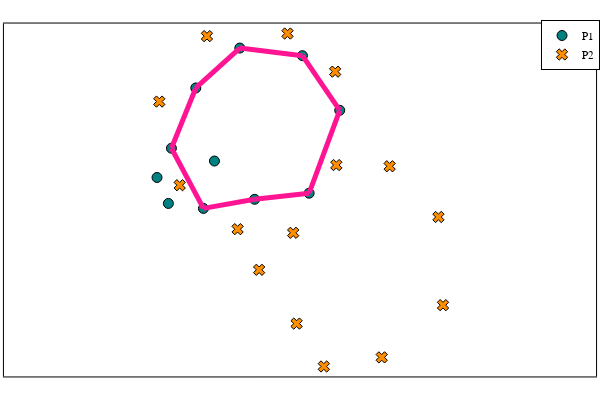

Notebook code cell kept with this figure:
### Code cell
plot_cycle(P1, P2, cycle = cr; aspect_ratio = :equal, P_label = "P1", Q_label = "P2")

### Figure 1 — Plotly figure (JSON) as saved in the notebook; plotly's stock layout.template omitted (floating-point values rounded to 4 significant figures)
{"data": [{"colorbar": {"title": ""}, "legendgroup": "P1", "marker": {"color": "rgba(0, 129, 129, 1.000)", "line": {"color": "rgba(0, 0, 0, 1.000)", "width": 1}, "size": 10, "symbol": "circle"}, "mode": "markers", "name": "P1", "showlegend": true, "type": "scatter", "x": [0.08452, 0.2172, 0.2588, 0.3186, 0.4565, 0.7972, 0.8337, 1.0, 0.537, 0.0679, 0.006173], "xaxis": "x1", "y": [0.2634, 0.6276, -0.1005, 0.1859, 0.8687, 0.8226, -0.008575, 0.4925, -0.04538, -0.07045, 0.08656], "yaxis": "y1", "zmax": null, "zmin": null}, {"colorbar": {"title": ""}, "legendgroup": "P2", "marker": {"color": "rgba(255, 141, 0, 1.000)", "line": {"color": "rgba(0, 0, 0, 1.000)", "width": 1}, "size": 10, "symbol": "x"}, "mode": "markers", "name": "P2", "showlegend": true, "type": "scatter", "x": [0.01852, 0.1296, 0.4444, 0.7469, 0.2778, 0.716, 0.9753, 0.9815, 0.5617, 0.7654, 1.228, 1.562, 1.537, 1.272, 0.9136], "xaxis": "x1", "y": [0.5452, 0.03972, -0.2259, -0.2479, 0.9408, 0.9566, 0.7261, 0.1616, -0.4715, -0.7965, -1.001, -0.6853, -0.1522, 0.1542, -1.056], "yaxis": "y1", "zmax": null, "zmin": null}, {"colorbar": {"title": ""}, "legendgroup": "", "line": {"color": "rgba(255, 20, 147, 1.000)", "dash": "solid", "shape": "linear", "width": 5}, "mode": "lines", "name": "", "showlegend": false, "type": "scatter", "x": [0.4565, 0.7972], "xaxis": "x1", "y": [0.8687, 0.8226], "yaxis": "y1", "zmax": null, "zmin": null}, {"colorbar": {"title": ""}, "legendgroup": "", "line": {"color": "rgba(255, 20, 147, 1.000)", "dash": "solid", "shape": "linear", "width": 5}, "mode": "lines", "name": "", "showlegend": false, "type": "scatter", "x": [0.2588, 0.537], "xaxis": "x1", "y": [-0.1005, -0.04538], "yaxis": "y1", "zmax": null, "zmin": null}, {"colorbar": {"title": ""}, "legendgroup": "", "line": {"color": "rgba(255, 20, 147, 1.000)", "dash": "solid", "shape": "linear", "width": 5}, "mode": "lines", "name": "", "showlegend": false, "type": "scatter", "x": [0.8337, 0.537], "xaxis": "x1", "y": [-0.008575, -0.04538], "yaxis": "y1", "zmax": null, "zmin": null}, {"colorbar": {"title": ""}, "legendgroup": "", "line": {"color": "rgba(255, 20, 147, 1.000)", "dash": "solid", "shape": "linear", "width": 5}, "mode": "lines", "name": "", "showlegend": false, "type": "scatter", "x": [0.08452, 0.2588], "xaxis": "x1", "y": [0.2634, -0.1005], "yaxis": "y1", "zmax": null, "zmin": null}, {"colorbar": {"title": ""}, "legendgroup": "", "line": {"color": "rgba(255, 20, 147, 1.000)", "dash": "solid", "shape": "linear", "width": 5}, "mode": "lines", "name": "", "showlegend": false, "type": "scatter", "x": [0.7972, 1.0], "xaxis": "x1", "y": [0.8226, 0.4925], "yaxis": "y1", "zmax": null, "zmin": null}, {"colorbar": {"title": ""}, "legendgroup": "", "line": {"color": "rgba(255, 20, 147, 1.000)", "dash": "solid", "shape": "linear", "width": 5}, "mode": "lines", "name": "", "showlegend": false, "type": "scatter", "x": [0.08452, 0.2172], "xaxis": "x1", "y": [0.2634, 0.6276], "yaxis": "y1", "zmax": null, "zmin": null}, {"colorbar": {"title": ""}, "legendgroup": "", "line": {"color": "rgba(255, 20, 147, 1.000)", "dash": "solid", "shape": "linear", "width": 5}, "mode": "lines", "name": "", "showlegend": false, "type": "scatter", "x": [0.2172, 0.4565], "xaxis": "x1", "y": [0.6276, 0.8687], "yaxis": "y1", "zmax": null, "zmin": null}, {"colorbar": {"title": ""}, "legendgroup": "", "line": {"color": "rgba(255, 20, 147, 1.000)", "dash": "solid", "shape": "linear", "width": 5}, "mode": "lines", "name": "", "showlegend": false, "type": "scatter", "x": [0.8337, 1.0], "xaxis": "x1", "y": [-0.008575, 0.4925], "yaxis": "y1", "zmax": null, "zmin": null}], "layout": {"annotations": [], "height": 400, "legend": {"bgcolor": "rgba(255, 255, 255, 1.000)", "bordercolor": "rgba(0, 0, 0, 1.000)", "borderwidth": 1, "font": {"color": "rgba(0, 0, 0, 1.000)", "family": "sans-serif", "size": 11}, "tracegroupgap": 0, "traceorder": "normal", "x": 1, "xanchor": "auto", "y": 1, "yanchor": "auto"}, "margin": {"b": 20, "l": 0, "r": 0, "t": 20}, "paper_bgcolor": "rgba(255, 255, 255, 1.000)", "plot_bgcolor": "rgba(255, 255, 255, 1.000)", "showlegend": true, "width": 600, "xaxis": {"anchor": "y1", "domain": [0.006562, 0.9934], "gridcolor": "rgba(0, 0, 0, 0.100)", "gridwidth": 0.5, "linecolor": "rgba(0, 0, 0, 1.000)", "mirror": true, "range": [-0.8266, 2.394], "showgrid": true, "showline": true, "showticklabels": true, "tickangle": 0, "tickcolor": "rgb(0, 0, 0)", "tickfont": {"color": "rgba(0, 0, 0, 1.000)", "family": "sans-serif", "size": 11}, "tickmode": "array", "ticks": "inside", "ticktext": [], "tickvals": [], "title": "", "titlefont": {"color": "rgba(0, 0, 0, 1.000)", "family": "sans-serif", "size": 15}, "type": "-", "visible": true, "zeroline": false, "zerolinecolor": "rgba(0, 0, 0, 1.000)"}, "yaxis": {"anchor": "x1", "domain": [0.009843, 0.9902], "gridcolor": "rgba(0, 0, 0, 0.100)", "gridwidth": 0.5, "linecolor": "rgba(0, 0, 0, 1.000)", "mirror": true, "range": [-1.116, 1.017], "showgrid": true, "showline": true, "showticklabels": true, "tickangle": 0, "tickcolor": "rgb(0, 0, 0)", "tickfont": {"color": "rgba(0, 0, 0, 1.000)", "family": "sans-serif", "size": 11}, "tickmode": "array", "ticks": "inside", "ticktext": [], "tickvals": [], "title": "", "titlefont": {"color": "rgba(0, 0, 0, 1.000)", "family": "sans-serif", "size": 15}, "type": "-", "visible": true, "zeroline": false, "zerolinecolor": "rgba(0, 0, 0, 1.000)"}}}
